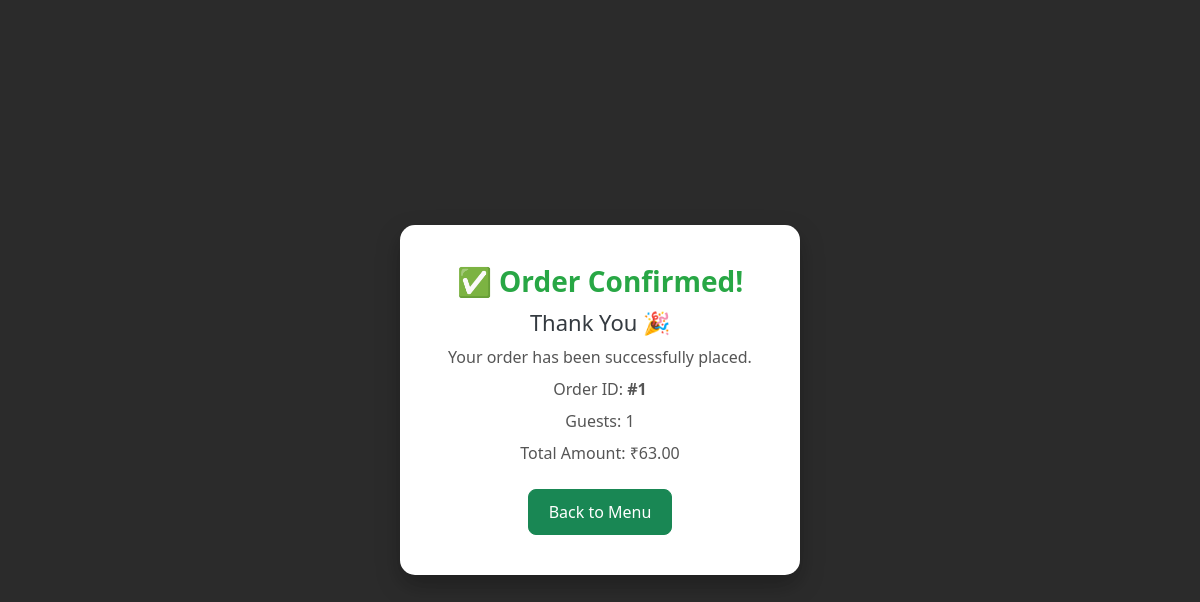
The app's page /menu/menu/order-success/1/, older data.
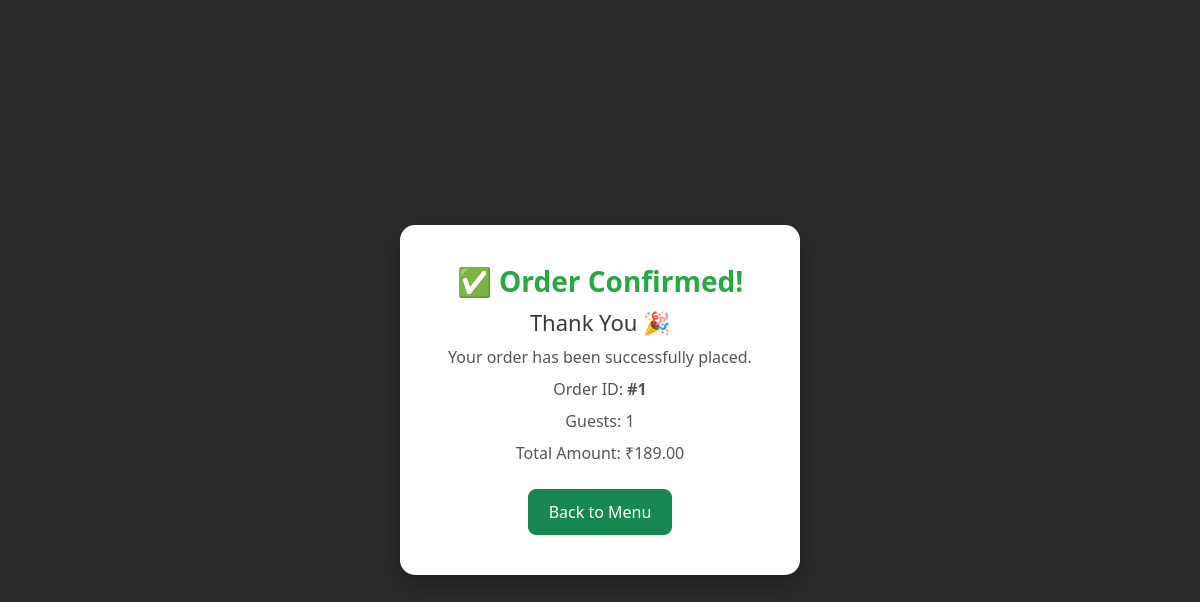
The same page, newer data.
### menu/models.py (models this page shows, shortened)
class Order(models.Model):
    hotel = models.ForeignKey(Hotel, on_delete=models.CASCADE)
    guest_count = models.PositiveIntegerField(default=1)
    payment_method = models.CharField(max_length=10, choices=[('COD', 'Cash'), ('ONLINE', 'Online')])
    status = models.CharField(max_length=20, default='New')
    subtotal = models.DecimalField(max_digits=10, decimal_places=2,default=0.00)
    gst = models.DecimalField(max_digits=10, decimal_places=2,default=0.00)
    total_amount = models.DecimalField(max_digits=10, decimal_places=2,default=0.00)
    created_at = models.DateTimeField(auto_now_add=True)
    status = models.CharField(max_length=20, choices=STATUS_CHOICES, default='New')

### menu/views.py (the view)
# urls.py: path('menu/order-success/<int:order_id>/', views.order_success, name='order_success'),
def order_success(request, order_id):
    order = get_object_or_404(Order, id=order_id)
    return render(request, 'menu/order_success.html', {'order': order})

### menu/templates/menu/order_success.html (shortened to what this page needs)
{% load static %}
<!DOCTYPE html>
<html lang="en">
<head>
    <link href="{% static 'menu/success.css' %}" rel="stylesheet">
    <link href="https://cdn.jsdelivr.net/npm/bootstrap@5.3.0/dist/css/bootstrap.min.css" rel="stylesheet">
</head>
<body>
<div class="success-overlay">
  <div class="success-box">
    <h2>✅ Order Confirmed!</h2>
    <h4>Thank You 🎉</h4>
    <p>Your order has been successfully placed.</p>
    <p>Order ID: <strong>#{{ order.id }}</strong></p>
    <p>Guests: {{ order.guest_count }}</p>
    <p>Total Amount: ₹{{ order.total_amount }}</p>
    <a href="{% url 'public_menu' qr_code=order.hotel.qr_code %}" class="btn btn-success mt-3">Back to Menu</a>
  </div>
</div>
</body>
</html>

Row changes from the older to the newer data that the page shows:
changed Order id 1: total_amount "63.00" → "189.00"
